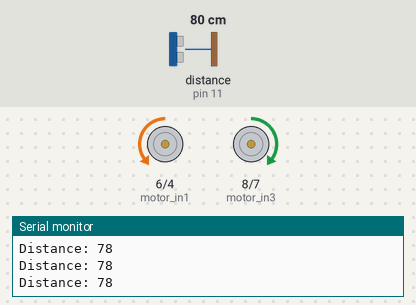
A sketch run on a simulated Arduino Uno, built with avr-gcc and run on an emulated ATmega328P. On the bench: motor-driver pin pairs drawn as motors (green arrow = first pin HIGH = forward, orange = second pin HIGH = backward, longer = more drive, scaled by the enable pin), the last lines printed to the serial monitor. Wiring (inferred from the names in the program): ultrasonic range finder: trigger pin 10; echo pin 11. The test bench sets the inputs (shaded band); at power-on: distance to the obstacle (sensor on pin 11) 80 cm. The echo pulse lasts 58.3 µs per cm.

Above: at 1.2 s.
1.3 s: distance to the obstacle (sensor on pin 11) set to 12 cm
2.8 s: distance to the obstacle (sensor on pin 11) set to 9 cm
At 3.2 s:
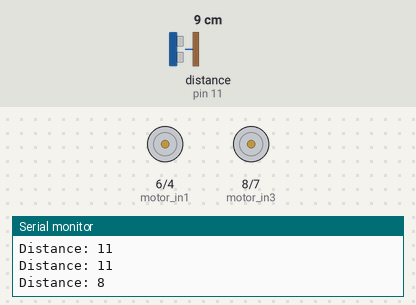
5.8 s: distance to the obstacle (sensor on pin 11) set to 250 cm
At 6.5 s:
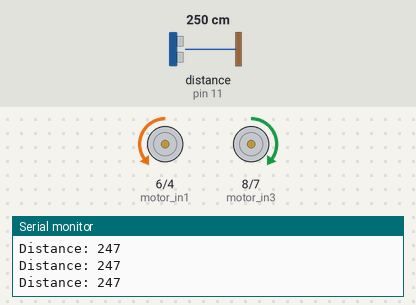
7.3 s: distance to the obstacle (sensor on pin 11) set to 2 cm
At 8.2 s:
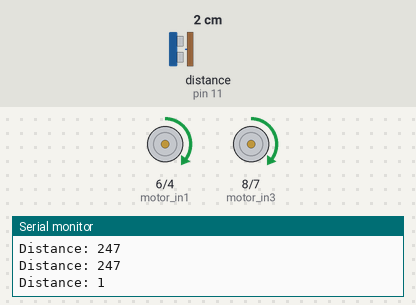
Timing chart, 0 to 11.3 s (numbered marks = the images above; inputs shaded):
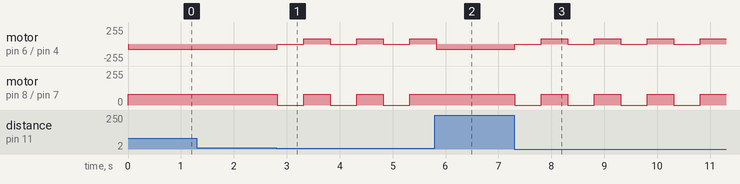

Measured:
- the behaviour switches between 11 and 10 cm on distance to the obstacle (sensor on pin 11) (found by bisection; images 0 and 1)
- after the input at 2.8 s, motor on pin 6 (motor_in1) / pin 4 (motor_in2), motor on pin 8 (motor_in3) / pin 7 (motor_in4): alternates forward 80/255 for 0.50 s and stopped for 0.50 s, starting at once
- after the input at 5.8 s, motor on pin 8 (motor_in3) / pin 7 (motor_in4): stays forward 80/255 (without the input it goes to stopped after 0.02 s)
- after the input at 7.3 s, motor on pin 6 (motor_in1) / pin 4 (motor_in2), motor on pin 8 (motor_in3) / pin 7 (motor_in4): alternates forward 80/255 for 0.50 s and stopped for 0.50 s, starting at once

The sketch:

obsta_avoid.ino
```cpp
// Motor A connections
int enA = 5;
int motor_in1 = 6;
int motor_in2 = 4;

// Motor B connections
int enB = 9;
int motor_in3 = 8;
int motor_in4 = 7;

// defines pins numbers
const int trigPin = 10;
const int echoPin = 11;
// defines variables
long duration;
int distance;

void setup() {

  pinMode(trigPin, OUTPUT); // Sets the trigPin as an Output
  pinMode(echoPin, INPUT); // Sets the echoPin as an Input
  Serial.begin(9600); // Starts the serial communication

	// Set all the motor control pins to outputs
	pinMode(enA, OUTPUT);
	pinMode(enB, OUTPUT);
	pinMode(motor_in1, OUTPUT);
	pinMode(motor_in2, OUTPUT);
	pinMode(motor_in3, OUTPUT);
	pinMode(motor_in4, OUTPUT);

	// Turn off motors - Initial state
	digitalWrite(motor_in1, LOW);
	digitalWrite(motor_in2, LOW);
	digitalWrite(motor_in3, LOW);
	digitalWrite(motor_in4, LOW);

  // Set motors to maximum speed
	// For PWM maximum possible values are 0 to 255
	analogWrite(enA, 80);
	analogWrite(enB, 80);

}

void loop() {

  dist();
  if (distance>10){
    digitalWrite(motor_in1, LOW);
    digitalWrite(motor_in2, HIGH);
    digitalWrite(motor_in3, HIGH);
    digitalWrite(motor_in4, LOW);
  }

  if (distance<10){

  	// Turn off motors
    digitalWrite(motor_in1, LOW);
    digitalWrite(motor_in2, LOW);
    digitalWrite(motor_in3, LOW);
    digitalWrite(motor_in4, LOW);
    delay(500);

    digitalWrite(motor_in1, HIGH);
	  digitalWrite(motor_in2, LOW);
	  digitalWrite(motor_in3, HIGH);
	  digitalWrite(motor_in4, LOW);
	  delay(500);

    digitalWrite(motor_in1, LOW);
	  digitalWrite(motor_in2, HIGH);
	  digitalWrite(motor_in3, HIGH);
	  digitalWrite(motor_in4, LOW);

  }

}

void dist(){
  // Clears the trigPin
  digitalWrite(trigPin, LOW);
  delayMicroseconds(2);
  // Sets the trigPin on HIGH state for 10 micro seconds
  digitalWrite(trigPin, HIGH);
  delayMicroseconds(10);
  digitalWrite(trigPin, LOW);
  // Reads the echoPin, returns the sound wave travel time in microseconds
  duration = pulseIn(echoPin, HIGH);
  // Calculating the distance
  distance = duration * 0.034 / 2;
  // Prints the distance on the Serial Monitor
  Serial.print("Distance: ");
  Serial.println(distance);
}
```
